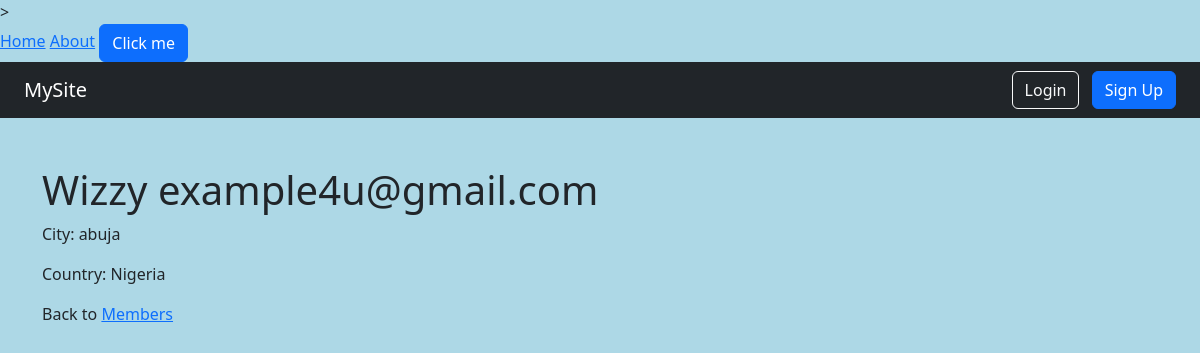
The page /members/details/wizzy/ on the database its author committed.
### members/models.py (models this page shows, shortened)
class Member(models.Model):
    name = models.CharField(max_length=100)
    email = models.EmailField(unique=True)
    city = models.CharField(max_length=100, null=True, blank=True)
    country = models.CharField(max_length=100, null=True, blank=True)
    slug = models.SlugField(unique=True, blank=True)

### members/views.py (the view)
# urls.py: path('members/details/<slug:slug>/', views.details, name='details'),
def details(request, slug):
    mymember = get_object_or_404(Member, slug=slug)
    return render(request, 'details.html', {'mymember': mymember})

### members/templates/details.html (shortened to what this page needs)
{% extends "master.html" %}
{% block content %}
    <h1>{{ mymember.name }} {{ mymember.email }}</h1>
    <p>City: {{ mymember.city }}</p>
    <p>Country: {{ mymember.country }}</p>
    <p>Back to <a href="/members">Members</a></p>
{% endblock %}

### members/static/style.css (style rules this page uses)
body { background-color: lightblue; }

### rows shown on the page
Member: name "Wizzy", email "example4u@gmail.com", city "abuja", country "Nigeria"
